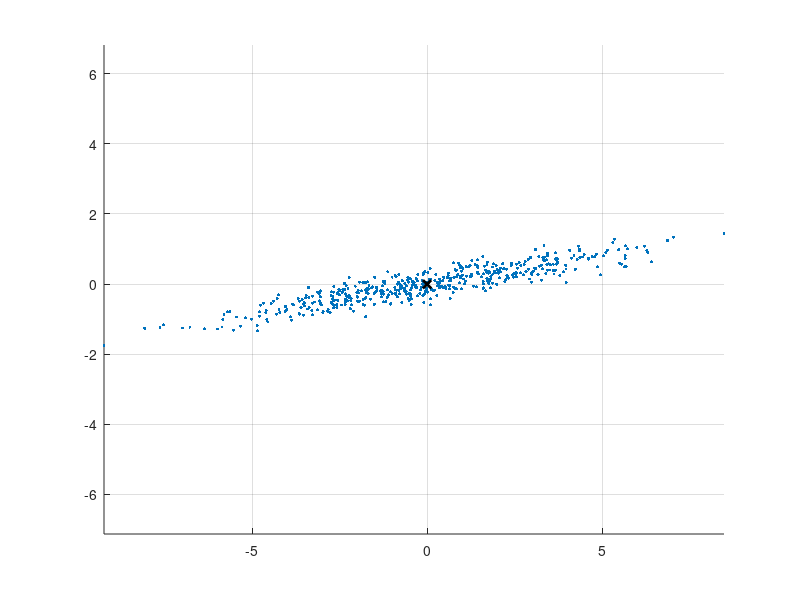

This figure's MATLAB source: (Note: this script raises an error after producing the figure.)
N = 500;

A = [2.5 1.2;
     0.3 0.4];

impact_points = A * randn(2, N);

alphas = 0.95:-0.05:0.80;   % 95%, 90%, 85%, 80%

figure; 
hold on; 
axis equal; 
grid on;

scatter(impact_points(1,:), impact_points(2,:), 5, 'filled');

mu = mean(impact_points, 2);
plot(mu(1), mu(2), 'kx', 'LineWidth', 2);

colors = lines(length(alphas));

for i = 1:length(alphas)
    alpha = alphas(i);
    [ellipse, ~] = gaussian_contour(impact_points, alpha);
    plot(ellipse(1,:), ellipse(2,:), 'LineWidth', 1, 'Color', colors(i,:));
end

legend(["Samples", "Mean", "95%", "90%", "85%", "80%"]);
